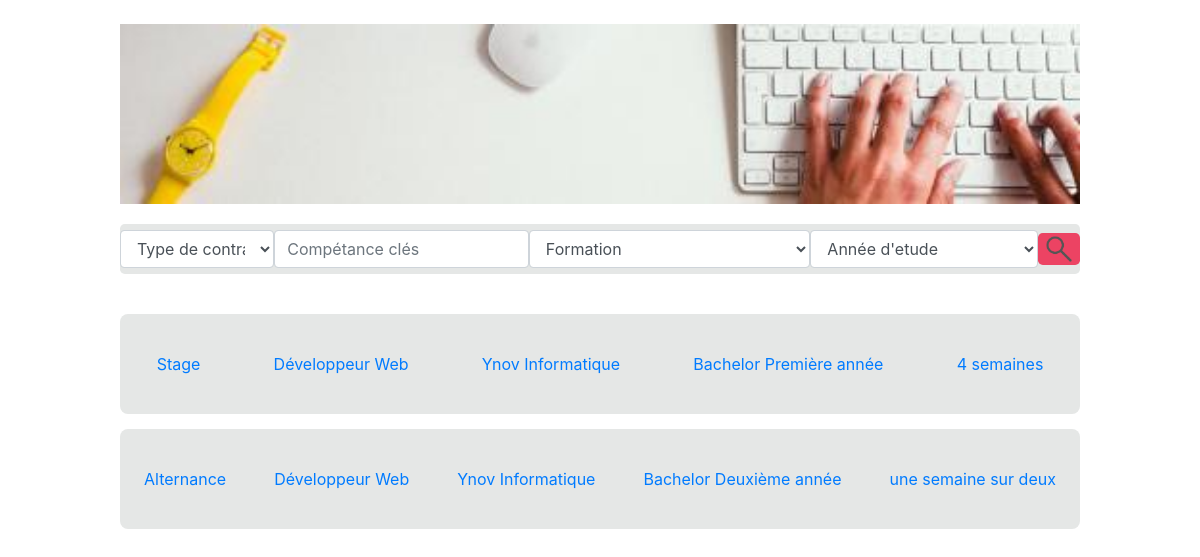
The page / on the database its author committed.
### tables this page shows
CREATE TABLE IF NOT EXISTS `osi_offer` (
  `id` int(11) UNSIGNED NOT NULL AUTO_INCREMENT,
  `title` varchar(255) NOT NULL DEFAULT '',
  `type` varchar(255) NOT NULL DEFAULT '',
  `formation` varchar(255) NOT NULL,
  `class` varchar(255) NOT NULL DEFAULT '',
  `description` text NOT NULL,
  `period` varchar(255) DEFAULT NULL,
  `from_date` date DEFAULT NULL,
  `to_date` date DEFAULT NULL,
  PRIMARY KEY (`id`)
);

### index.php (called while the page is built)
<?php
require 'src/connexion.php';
$reponse = $pdo->prepare("
	SELECT *
	FROM osi_offer
");
$reponse->execute();
include 'head.phtml';
include 'index.phtml';

### index.phtml (the view, shortened to what this page needs)
<main>
	<br><img class="bannier" src="src/img/header_01.jpg"></img>
    <form action="index.php" method="post">
        <div class="conteneur">
    		<div class="element">
    	        <select name="types" id="disabledSelect" class="form-control">
    	              <option>Type de contrat</option>
    	        </select>
    	    </div>
    		<div class="element">
    	        <input name="competences" type="text" class="form-control" id="exampleInputPassword1" placeholder="Compétance clés">
    	    </div>
    	    <div class="element">
    	        <select name="formations" id="disabledSelect" class="form-control">
        			  <option>Formation</option>
    	        </select>
    	    </div>
    	    <div class="element">
    	        <select name="classes" id="disabledSelect" class="form-control">
        	          <option>Année d'etude</option>
    	        </select>
    	    </div>
    	    <div class="element">
    	    	<button type="submit" class="bouton"><img src="src/img/loupe.png" class="loupe"></button>
    	    </div>
    	</div><br>
    </form>
	<?php while ($donnees = $reponse->fetch()): ?>
		<a href="src/profil.php?id=<?= $donnees['id']; ?>">
            <?php if (empty($_POST['types']) && empty($_POST['formations']) && empty($_POST['classes']) || $_POST['types'] == "Type de contrat" && empty($_POST['competences']) && $_POST['formations'] == "Formation" && $_POST['classes'] == "Année d'etude"): ?>
                <div class="box">
                    <div class="type">
                        <?= $donnees['type']; ?>
                    </div>
                    <div class="title">
                        <?= $donnees['title']; ?>
                    </div>
                    <div class="class">
                        <?= $donnees['formation']; ?>
                    </div>
                    <div class="class">
                        <?= $donnees['class']; ?>
                    </div>
                    <div class="period">
                        <?= $donnees['period']; ?>
                    </div>
                </div>
            <?php endif; ?>
        </a>
	<?php endwhile; ?>
</main>

### head.phtml (shortened to what this page needs)
<head>
    <link rel="stylesheet" href="https://maxcdn.bootstrapcdn.com/bootstrap/4.0.0/css/bootstrap.min.css">
    <link href="../../dist/css/bootstrap.min.css" rel="stylesheet">
    <link rel="stylesheet" href="src/css/index.css">
</head>

### src/css/index.css (style rules this page uses)
.bannier { height: 180px; width: 80%; margin-left: 10%; margin-bottom: 20px; }
.conteneur { display: flex; background-color: #E5E7E6; height: 50px; width: 80%; margin-left: auto; margin-right: auto; border-radius: 0.3em; }
.element { margin: auto; }
.loupe { height: 30px; width: 30px; }
.bouton { background-color: #EC4363; border: none; border-radius: 0.3em; }
.box { background-color: #E5E7E6; width: 100px; height: 100px; margin-left: auto; margin-right: auto; width: 80%; border-radius: 0.5em; margin-top: 15px; display: flex; }
.type { margin: auto; }
.title { margin: auto; }
.class { margin: auto; }
.period { margin: auto; }

### rows shown on the page
osi_offer: type "Stage", title "Développeur Web", formation "Ynov Informatique", class "Bachelor Première année", period "4 semaines"
osi_offer: type "Alternance", title "Développeur Web", formation "Ynov Informatique", class "Bachelor Deuxième année", period "une semaine sur deux"
